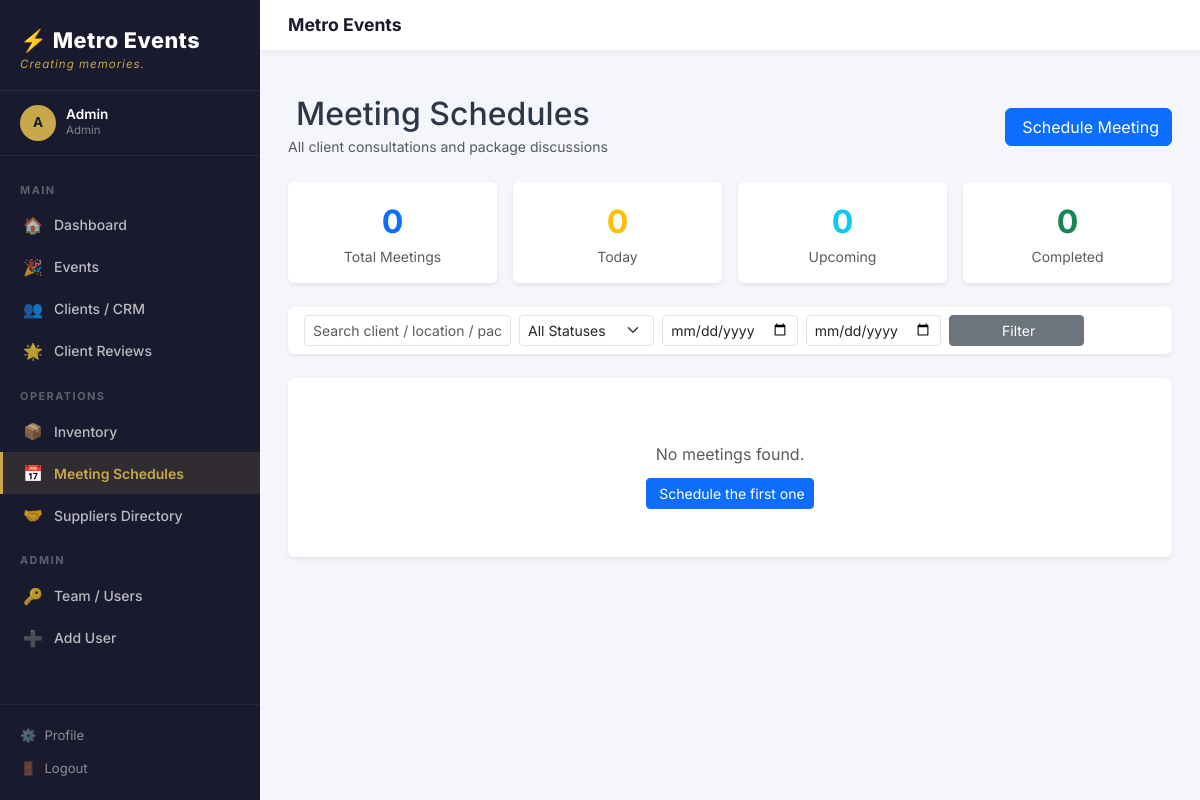
Screenshot of /meetings/ (signed in) with the database file from the repository.
### models/user.py (models this page shows, shortened)
class User(UserMixin, db.Model):
    __tablename__ = "users"
    id = db.Column(db.Integer, primary_key=True)
    name = db.Column(db.String(100), nullable=False)
    email = db.Column(db.String(150), unique=True, nullable=False, index=True)
    password_hash = db.Column(db.String(256), nullable=False)
    role = db.Column(
        db.Enum("admin", "coordinator", "designer", "warehouse", "client",
                name="user_roles"),
        nullable=False,
        default="coordinator"
    )
    phone = db.Column(db.String(30))
    avatar_url = db.Column(db.String(300))
    is_active = db.Column(db.Boolean, default=True)
    created_at = db.Column(db.DateTime, default=datetime.utcnow)
    last_login = db.Column(db.DateTime)
    tasks = db.relationship("Task", back_populates="assigned_user",
                            foreign_keys="Task.assigned_to", lazy="dynamic")
    @property
    def is_admin(self) -> bool:
        return self.role == "admin"

### routes/meetings.py (the view, shortened to what this page needs)
@meetings_bp.route("/")
@login_required
def index():
    status_filter = request.args.get("status", "")
    date_from     = request.args.get("date_from", "")
    date_to       = request.args.get("date_to", "")
    search        = request.args.get("q", "").strip()
    query = Meeting.query
    if status_filter:
        query = query.filter(Meeting.status == status_filter)
    if date_from and _parse_date(date_from):
        query = query.filter(Meeting.meeting_date >= _parse_date(date_from))
    if date_to and _parse_date(date_to):
        query = query.filter(Meeting.meeting_date <= _parse_date(date_to))
    meetings = query.order_by(
        Meeting.meeting_date.asc(),
        Meeting.meeting_time.asc()
    ).all()
    today = date.today()
    stats = {
        "total":     Meeting.query.count(),
        "today":     Meeting.query.filter(Meeting.meeting_date == today).count(),
        "upcoming":  Meeting.query.filter(
                         Meeting.meeting_date > today,
                         Meeting.status == "scheduled"
                     ).count(),
        "completed": Meeting.query.filter(Meeting.status == "completed").count(),
    }
    return render_template(
        "meetings/index.html",
        meetings=meetings,
        stats=stats,
        packages=PACKAGES,
        status_options=STATUS_OPTIONS,
        filters={
            "status": status_filter,
            "date_from": date_from,
            "date_to": date_to,
            "q": search,
        },
        today=today,
    )

### templates/meetings/index.html (shortened to what this page needs)
{% extends "base.html" %}
{% block content %}
<div class="page-header d-flex align-items-center justify-content-between mb-4">
  <div>
    <h2 class="mb-0">Meeting Schedules</h2>
    <small class="text-muted">All client consultations and package discussions</small>
  </div>
  <a href="{{ url_for('meetings.new') }}" class="btn btn-primary">
     Schedule Meeting
  </a>
</div>
<div class="row g-3 mb-4">
  <div class="col-6 col-md-3">
    <div class="card text-center border-0 shadow-sm">
      <div class="card-body py-3">
        <div class="fs-2 fw-bold text-primary">{{ stats.total }}</div>
        <div class="small text-muted">Total Meetings</div>
      </div>
    </div>
  </div>
  <div class="col-6 col-md-3">
    <div class="card text-center border-0 shadow-sm">
      <div class="card-body py-3">
        <div class="fs-2 fw-bold text-warning">{{ stats.today }}</div>
        <div class="small text-muted">Today</div>
      </div>
    </div>
  </div>
  <div class="col-6 col-md-3">
    <div class="card text-center border-0 shadow-sm">
      <div class="card-body py-3">
        <div class="fs-2 fw-bold text-info">{{ stats.upcoming }}</div>
        <div class="small text-muted">Upcoming</div>
      </div>
    </div>
  </div>
  <div class="col-6 col-md-3">
    <div class="card text-center border-0 shadow-sm">
      <div class="card-body py-3">
        <div class="fs-2 fw-bold text-success">{{ stats.completed }}</div>
        <div class="small text-muted">Completed</div>
      </div>
    </div>
  </div>
</div>
<div class="card border-0 shadow-sm mb-4">
  <div class="card-body py-2">
    <form method="GET" action="{{ url_for('meetings.index') }}" class="row g-2 align-items-end">
      <div class="col-12 col-md-3">
        <input type="text" name="q" class="form-control form-control-sm"
               placeholder="Search client / location / package…"
               value="{{ filters.q }}">
      </div>
      <div class="col-6 col-md-2">
        <select name="status" class="form-select form-select-sm">
          <option value="">All Statuses</option>
        </select>
      </div>
      <div class="col-6 col-md-2">
        <input type="date" name="date_from" class="form-control form-control-sm"
               value="{{ filters.date_from }}" placeholder="From">
      </div>
      <div class="col-6 col-md-2">
        <input type="date" name="date_to" class="form-control form-control-sm"
               value="{{ filters.date_to }}" placeholder="To">
      </div>
      <div class="col-6 col-md-2">
        <button type="submit" class="btn btn-sm btn-secondary w-100">
          Filter
        </button>
      </div>
    </form>
  </div>
</div>
<div class="card border-0 shadow-sm">
  <div class="card-body p-0">
    {% if meetings %}
    <div class="table-responsive">
      <table class="table table-hover align-middle mb-0">
        <thead class="table-light">
          <tr>
            <th class="ps-3">#</th>
            <th>Client</th>
            <th>Date &amp; Time</th>
            <th>Location</th>
            <th>Package Availed</th>
            <th>Status</th>
            <th class="text-end pe-3">Actions</th>
          </tr>
        </thead>
        <tbody>
          {% for mtg in meetings %}
          {% set label, badge_cls = mtg.status_label %}
          <tr class="{% if mtg.meeting_date == today and mtg.status == 'scheduled' %}table-warning{% endif %}">
            <td class="ps-3 text-muted small">{{ loop.index }}</td>
            <td>
              <div class="fw-semibold">{{ mtg.client_name }}</div>
              {% if mtg.contact_no %}
              <small class="text-muted"><i class="bi bi-telephone me-1"></i>{{ mtg.contact_no }}</small>
              {% endif %}
              {% if mtg.event %}
              <br><small class="text-info"><i class="bi bi-link-45deg"></i>{{ mtg.event.name }}</small>
              {% endif %}
            </td>
            <td>
              <div class="fw-semibold">
                {{ mtg.meeting_date | dateformat }}
              </div>
              <small class="text-muted">
                <i class="bi bi-clock me-1"></i>
                {{ mtg.meeting_time.strftime("%I:%M %p") }}
              </small>
            </td>
            <td>
              <i class="bi bi-geo-alt text-danger me-1"></i>
              {{ mtg.location }}
            </td>
            <td>
              <span class="badge bg-primary bg-opacity-10 text-primary fw-normal px-2 py-1">
                {{ mtg.package_availed }}
              </span>
              {% if mtg.package_notes %}
              <br><small class="text-muted fst-italic">{{ mtg.package_notes | truncate(60) }}</small>
              {% endif %}
            </td>
            <td>
              <span class="badge {{ badge_cls }}">{{ label }}</span>
            </td>
            <td class="text-end pe-3">
              <div class="dropdown">
                <button class="btn btn-sm btn-outline-secondary dropdown-toggle"
                        data-bs-toggle="dropdown">
                  <i class="bi bi-three-dots"></i>
                </button>
                <ul class="dropdown-menu dropdown-menu-end">
                  <li>
                    <a class="dropdown-item"
                       href="{{ url_for('meetings.edit', meeting_id=mtg.id) }}">
                      <i class="bi bi-pencil me-2"></i>Edit
                    </a>
                  </li>
                  {% if mtg.status == 'scheduled' %}
                  <li>
                    <button class="dropdown-item text-success status-btn"
                            data-id="{{ mtg.id }}" data-status="completed">
                      <i class="bi bi-check-circle me-2"></i>Mark Completed
                    </button>
                  </li>
                  <li>
                    <button class="dropdown-item text-warning status-btn"
                            data-id="{{ mtg.id }}" data-status="no_show">
                      <i class="bi bi-person-x me-2"></i>Mark No Show
                    </button>
                  </li>
                  <li>
                    <button class="dropdown-item text-danger status-btn"
                            data-id="{{ mtg.id }}" data-status="cancelled">
                      <i class="bi bi-x-circle me-2"></i>Cancel
                    </button>
                  </li>
                  <li><hr class="dropdown-divider"></li>
                  {% endif %}
                  <li>
                    <form method="POST"
                          action="{{ url_for('meetings.delete', meeting_id=mtg.id) }}"
                          onsubmit="return confirm('Delete this meeting?')">
                      <input type="hidden" name="csrf_token" value="{{ csrf_token() }}">
                      <button type="submit" class="dropdown-item text-danger">
                        <i class="bi bi-trash me-2"></i>Delete
                      </button>
                    </form>
                  </li>
                </ul>
              </div>
            </td>
          </tr>
          {% endfor %}
        </tbody>
      </table>
    </div>
    {% else %}
    <div class="text-center py-5 text-muted">
      <p class="mb-1">No meetings found.</p>
      <a href="{{ url_for('meetings.new') }}" class="btn btn-sm btn-primary mt-2">
        Schedule the first one
      </a>
    </div>
    {% endif %}
  </div>
</div>
{% endblock %}

### templates/base.html (shortened to what this page needs)
<!DOCTYPE html>
<html lang="en">
<head>
  <link rel="stylesheet" href="https://cdn.jsdelivr.net/npm/bootstrap@5.3.2/dist/css/bootstrap.min.css" />
  <link rel="stylesheet" href="https://cdnjs.cloudflare.com/ajax/libs/font-awesome/6.4.2/css/all.min.css" />
  <link rel="stylesheet" href="{{ url_for('static', filename='css/metro.css') }}" />
</head>
<body>
{% if current_user.is_authenticated %}
<div class="me-layout">
  <aside class="me-sidebar">
    <div class="me-sidebar-logo">
      <div class="brand-name">⚡ {{ APP_NAME }}</div>
      <div class="brand-tag">{{ APP_TAGLINE }}</div>
    </div>
    <div class="me-sidebar-user">
      <div class="me-avatar">{{ current_user.name[0]|upper }}</div>
      <div>
        <div class="user-name">{{ current_user.name }}</div>
        <div class="user-role">{{ current_user.role|title }}</div>
      </div>
    </div>
    <nav class="me-nav">
      {% if current_user.role == 'client' %}
        <div class="me-nav-section">Portal</div>
        <a href="{{ url_for('public.index') }}">
          <span class="nav-icon">🌐</span> Back to Website
        </a>
      {% else %}
        <div class="me-nav-section">Main</div>
        <a href="{{ url_for('dashboard.index') }}" class="{{ 'active' if request.endpoint == 'dashboard.index' }}">
          <span class="nav-icon">🏠</span> Dashboard
        </a>
        <a href="{{ url_for('events.list_events') }}" class="{{ 'active' if request.blueprint == 'events' }}">
          <span class="nav-icon">🎉</span> Events
        </a>
        <a href="{{ url_for('clients.list_clients') }}" class="{{ 'active' if request.blueprint == 'clients' }}">
          <span class="nav-icon">👥</span> Clients / CRM
        </a>
        <a href="{{ url_for('dashboard.manage_reviews') }}" class="{{ 'active' if request.endpoint == 'dashboard.manage_reviews' }}">
          <span class="nav-icon">🌟</span> Client Reviews
        </a>
        <div class="me-nav-section">Operations</div>
        <a href="{{ url_for('inventory.list_items') }}" class="{{ 'active' if request.blueprint == 'inventory' }}">
          <span class="nav-icon">📦</span> Inventory
        </a>
        <a href="{{ url_for('meetings.index') }}" class="{{ 'active' if request.blueprint == 'meetings' }}">
          <span class="nav-icon">📅</span> Meeting Schedules
        </a>
        <a href="{{ url_for('suppliers.list_suppliers') }}" class="{{ 'active' if request.blueprint == 'suppliers' }}">
          <span class="nav-icon">🤝</span> Suppliers Directory
        </a>
        {% if current_user.is_admin %}
        <div class="me-nav-section">Admin</div>
        <a href="{{ url_for('auth.users_list') }}" class="{{ 'active' if request.endpoint == 'auth.users_list' }}">
          <span class="nav-icon">🔑</span> Team / Users
        </a>
        <a href="{{ url_for('auth.register') }}" class="{{ 'active' if request.endpoint == 'auth.register' }}">
          <span class="nav-icon">➕</span> Add User
        </a>
        {% endif %}
      {% endif %}
    </nav>
    <div class="me-sidebar-footer">
      <a href="{{ url_for('auth.profile') }}" class="{{ 'active' if request.endpoint == 'auth.profile' }}"><span>⚙️</span> Profile</a>
      <a href="{{ url_for('auth.logout') }}"><span>🚪</span> Logout</a>
    </div>
  </aside>
  <div class="me-main">
    <header class="me-topbar">
      <div class="d-flex align-items-center gap-3">
        <div>
          <div class="page-title">{% block page_title %}{{ APP_NAME }}{% endblock %}</div>
        </div>
      </div>
    </header>
    <div class="px-4 pt-3">
    </div>
    <main class="me-content">
      {% block content %}{% endblock %}
    </main>
  </div>
</div>
{% else %}
  {% block auth_content %}{% endblock %}
{% endif %}
</body>
</html>

### rows the page displays
User: name "A", name "Admin", role "Admin"

### other values shown
{{ APP_NAME }} "Metro Events"
{{ APP_TAGLINE }} "Creating memories."
{{ stats.total }} "0"
{{ stats.today }} "0"
{{ stats.upcoming }} "0"
{{ stats.completed }} "0"
